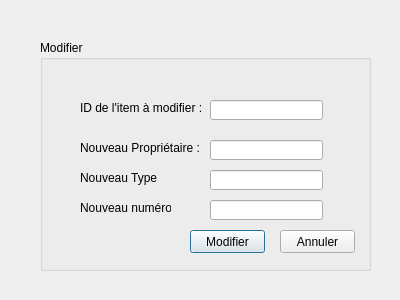
<ui version="4.0">
 <class>modification</class>
 <widget class="QDialog" name="modification">
  <property name="geometry">
   <rect>
    <x>0</x>
    <y>0</y>
    <width>400</width>
    <height>300</height>
   </rect>
  </property>
  <property name="windowTitle">
   <string>Dialog</string>
  </property>
  <widget class="QGroupBox" name="groupBox">
   <property name="geometry">
    <rect>
     <x>40</x>
     <y>40</y>
     <width>331</width>
     <height>231</height>
    </rect>
   </property>
   <property name="title">
    <string>Modifier</string>
   </property>
   <widget class="QLabel" name="label_2">
    <property name="geometry">
     <rect>
      <x>40</x>
      <y>100</y>
      <width>121</width>
      <height>16</height>
     </rect>
    </property>
    <property name="text">
     <string>Nouveau Propriétaire : </string>
    </property>
   </widget>
   <widget class="QLabel" name="label_3">
    <property name="geometry">
     <rect>
      <x>40</x>
      <y>130</y>
      <width>81</width>
      <height>16</height>
     </rect>
    </property>
    <property name="text">
     <string>Nouveau Type : </string>
    </property>
   </widget>
   <widget class="QLabel" name="label_4">
    <property name="geometry">
     <rect>
      <x>40</x>
      <y>160</y>
      <width>91</width>
      <height>16</height>
     </rect>
    </property>
    <property name="text">
     <string>Nouveau numéro : </string>
    </property>
   </widget>
   <widget class="QLineEdit" name="lineEdit_type">
    <property name="geometry">
     <rect>
      <x>170</x>
      <y>100</y>
      <width>113</width>
      <height>20</height>
     </rect>
    </property>
   </widget>
   <widget class="QLineEdit" name="lineEdit_proprio">
    <property name="geometry">
     <rect>
      <x>170</x>
      <y>130</y>
      <width>113</width>
      <height>20</height>
     </rect>
    </property>
   </widget>
   <widget class="QLineEdit" name="lineEdit_num">
    <property name="geometry">
     <rect>
      <x>170</x>
      <y>160</y>
      <width>113</width>
      <height>20</height>
     </rect>
    </property>
   </widget>
   <widget class="QPushButton" name="pushButton">
    <property name="geometry">
     <rect>
      <x>150</x>
      <y>190</y>
      <width>75</width>
      <height>23</height>
     </rect>
    </property>
    <property name="text">
     <string>Modifier</string>
    </property>
   </widget>
   <widget class="QPushButton" name="pushButton_2">
    <property name="geometry">
     <rect>
      <x>240</x>
      <y>190</y>
      <width>75</width>
      <height>23</height>
     </rect>
    </property>
    <property name="text">
     <string>Annuler</string>
    </property>
   </widget>
   <widget class="QLabel" name="label_9">
    <property name="geometry">
     <rect>
      <x>40</x>
      <y>60</y>
      <width>141</width>
      <height>16</height>
     </rect>
    </property>
    <property name="text">
     <string>ID de l'item à modifier :</string>
    </property>
   </widget>
   <widget class="QLineEdit" name="lineEdit">
    <property name="geometry">
     <rect>
      <x>170</x>
      <y>60</y>
      <width>113</width>
      <height>20</height>
     </rect>
    </property>
   </widget>
  </widget>
 </widget>
 <resources/>
 <connections/>
</ui>
